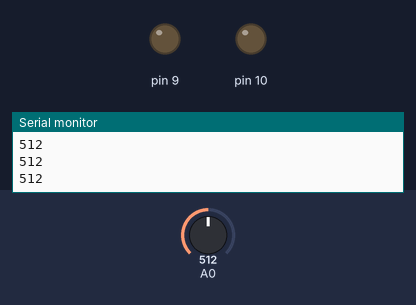
Bench run of a sketch on a simulated Arduino Uno, built with avr-gcc and run on an emulated ATmega328P. On the bench: output pins drawn as LEDs (lit = HIGH), the last lines printed to the serial monitor. The test bench sets the inputs (shaded band); at power-on: A0 = 512.

Above: at 1.2 s.
1.3 s: A0 set to 825
2.8 s: A0 set to 854
At 3.9 s:
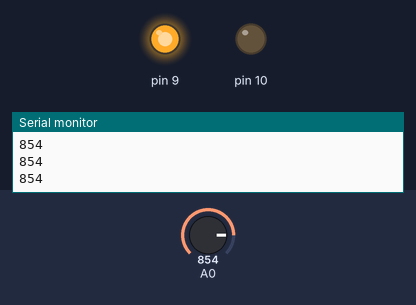
4.4 s: A0 set to 716
At 5.3 s:
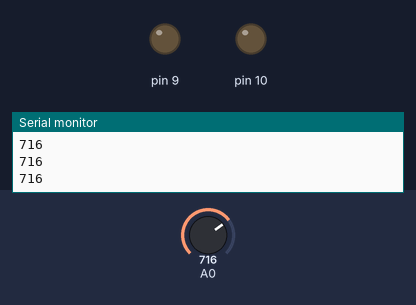
6.0 s: A0 set to 900
At 6.7 s:
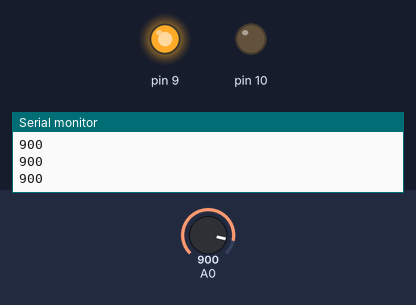
Timing chart, 0 to 8.6 s (numbered marks = the images above; inputs shaded):
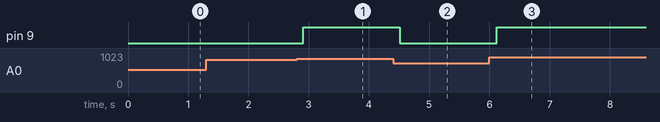

Measured:
- the behaviour switches between 840 and 841 on A0 (found by bisection; images 0 and 1)
- after the input at 2.8 s, pin 9: LOW → HIGH after 0.11 s
- after the input at 4.4 s, pin 9: HIGH → LOW after 0.11 s
- after the input at 6.0 s, pin 9: LOW → HIGH after 0.12 s

The sketch:

LDR_Sensor.ino
```cpp
void setup() {
  // put your setup code here, to run on
  Serial.begin(9600);
  pinMode(A0,INPUT);
  pinMode(10,OUTPUT);
  pinMode(9,OUTPUT);
  digitalWrite(10,LOW);
}

void loop() {
  // put your main code here, to run repeatedly:
int ldr=analogRead(A0);
Serial.println(ldr);
delay (100);
int ambiant_light=840;
if(ldr>ambiant_light){
  digitalWrite(9,HIGH);
}
else{
  digitalWrite(9,LOW);
}

}
```
